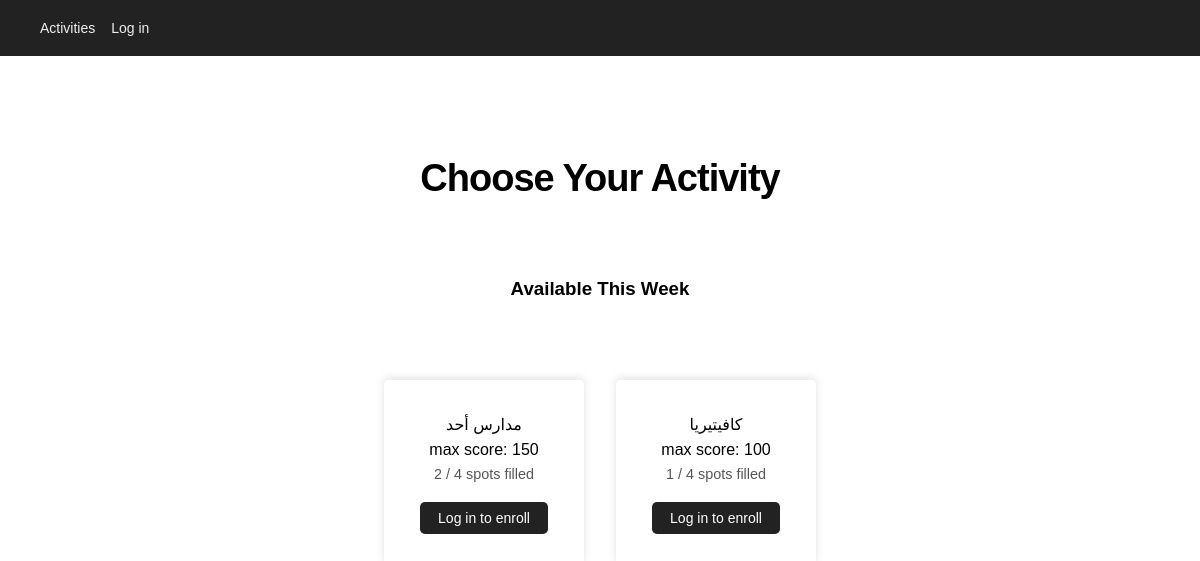
The page / on the database its author committed.
### activities/models.py (models this page shows, shortened)
class Activity(models.Model):
    name = models.CharField(max_length=200)
    description = models.TextField(blank=True)
    week_date = models.DateField()
    start_time = models.TimeField(blank=True, null=True)
    end_time = models.TimeField(blank=True, null=True)
    max_participants = models.PositiveIntegerField(default=4)
    points = models.PositiveIntegerField(default=0)
    is_hidden = models.BooleanField(default=False)
    is_marked = models.BooleanField(default=False)
    created_at = models.DateTimeField(auto_now_add=True)
    class Meta:
        ordering = ['week_date', 'name']
    @property
    def spots_taken(self):
        return self.enrollments.count()
    @property
    def is_full(self):
        return self.spots_taken >= self.max_participants

### activities/views.py (the view)
# urls.py: path('', views.activity_list, name='activity_list'),
def activity_list(request):
    activities = Activity.objects.filter(is_hidden=False)
    my_enrolled_ids = set()
    if request.user.is_authenticated:
        my_enrolled_ids = set(
            Enrollment.objects.filter(user=request.user).values_list('activity_id', flat=True)
        )
    return render(request, 'activities/activity_list.html', {
        'activities': activities,
        'my_enrolled_ids': my_enrolled_ids,
    })

### activities/templates/activities/activity_list.html (shortened to what this page needs)
{% extends 'activities/../../../activities/templates/activities/index.html' %}
{% block content %}
    <h1 class="main-heading">Choose Your Activity</h1>
    <h3>Available This Week</h3>
    <div class="act-grid">
        {% for activity in activities %}
            <div class="act-contents {% if activity.is_full %}full{% endif %}">
                <p>{{ activity.name }}</p>
                <p>max score: {{ activity.points }}</p>
                <p class="spots">{{ activity.spots_taken }} / {{ activity.max_participants }} spots filled</p>
                {% if user.is_authenticated %}
                    {% if activity.id in my_enrolled_ids %}
                        <form action="{% url 'unenroll' activity.id %}" method="post">
                            {% csrf_token %}
                            <button class="btn" type="submit">Leave</button>
                        </form>
                    {% elif activity.is_full %}
                        <button class="btn" disabled>Full</button>
                    {% else %}
                        <form action="{% url 'enroll' activity.id %}" method="post">
                            {% csrf_token %}
                            <button class="btn" type="submit">In</button>
                        </form>
                    {% endif %}
                    <a href="{% url 'activity_details' activity.id %}"><button class="btn">Details</button></a>
                {% else %}
                    <a href="{% url 'login' %}"><button class="btn" type="button">Log in to enroll</button></a>
                {% endif %}
            </div>
        {% empty %}
            <p>No activities have been added yet. Check back soon!</p>
        {% endfor %}
    </div>
{% endblock %}

### static/activities/style.css (style rules this page uses)
* { box-sizing: border-box; }
body { font-family: Arial, sans-serif; margin: 0; padding: 0; }
a { text-decoration:none; }
h1 { font-size: 38px; letter-spacing: -1px; line-height: 1.2; }
p { margin: 0 auto; line-height: 1.6; }
.main-heading { font-weight: 700; margin-bottom: 2em; }
.act-grid { margin-top: 5rem; display: grid; justify-content: center; align-content: center; gap: 2rem; grid-auto-flow: column; }
.act-contents { min-width: 200px; padding: 2rem; border-radius: 5px; box-shadow: 0 -2px 8px rgba(0, 0, 0, 0.12); }
.btn { color: #fff; display: inline-block; background: #222; border: none; padding: 8px 18px; border-radius: 5px; font-size: 14px; cursor: pointer; }
.act-contents button { background: #222; border: none; padding: 8px 18px; border-radius: 5px; font-size: 14px; cursor: pointer; margin-top: 1rem; }
.spots { font-size: 0.9rem; color: #555; }

### rows shown on the page
Activity: name "مدارس أحد", points "150", spots_taken "2", max_participants "4"
Activity: name "كافيتيريا", points "100", spots_taken "1", max_participants "4"
